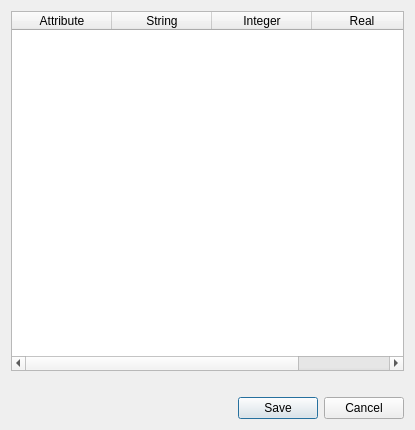
<?xml version="1.0" encoding="UTF-8"?>
<ui version="4.0">
 <class>Dialog</class>
 <widget class="QDialog" name="Dialog">
  <property name="windowModality">
   <enum>Qt::WindowModal</enum>
  </property>
  <property name="geometry">
   <rect>
    <x>0</x>
    <y>0</y>
    <width>415</width>
    <height>430</height>
   </rect>
  </property>
  <property name="windowTitle">
   <string>Edit attributes</string>
  </property>
  <layout class="QVBoxLayout" name="verticalLayout">
   <item>
    <widget class="QTableWidget" name="tableWidget">
     <property name="sizeAdjustPolicy">
      <enum>QAbstractScrollArea::AdjustToContents</enum>
     </property>
     <column>
      <property name="text">
       <string>Attribute</string>
      </property>
     </column>
     <column>
      <property name="text">
       <string>String</string>
      </property>
     </column>
     <column>
      <property name="text">
       <string>Integer</string>
      </property>
     </column>
     <column>
      <property name="text">
       <string>Real</string>
      </property>
     </column>
    </widget>
   </item>
   <item>
    <widget class="QLabel" name="statusText">
     <property name="text">
      <string></string>
     </property>
     <property name="alignment">
      <set>Qt::AlignCenter</set>
     </property>
    </widget>
   </item>
   <item>
    <widget class="QDialogButtonBox" name="buttonBox">
     <property name="orientation">
      <enum>Qt::Horizontal</enum>
     </property>
     <property name="standardButtons">
      <set>QDialogButtonBox::Cancel|QDialogButtonBox::Save</set>
     </property>
    </widget>
   </item>
  </layout>
 </widget>
 <resources/>
 <connections>
  <connection>
   <sender>buttonBox</sender>
   <signal>rejected()</signal>
   <receiver>Dialog</receiver>
   <slot>reject()</slot>
   <hints>
    <hint type="sourcelabel">
     <x>316</x>
     <y>260</y>
    </hint>
    <hint type="destinationlabel">
     <x>286</x>
     <y>274</y>
    </hint>
   </hints>
  </connection>
 </connections>
</ui>
